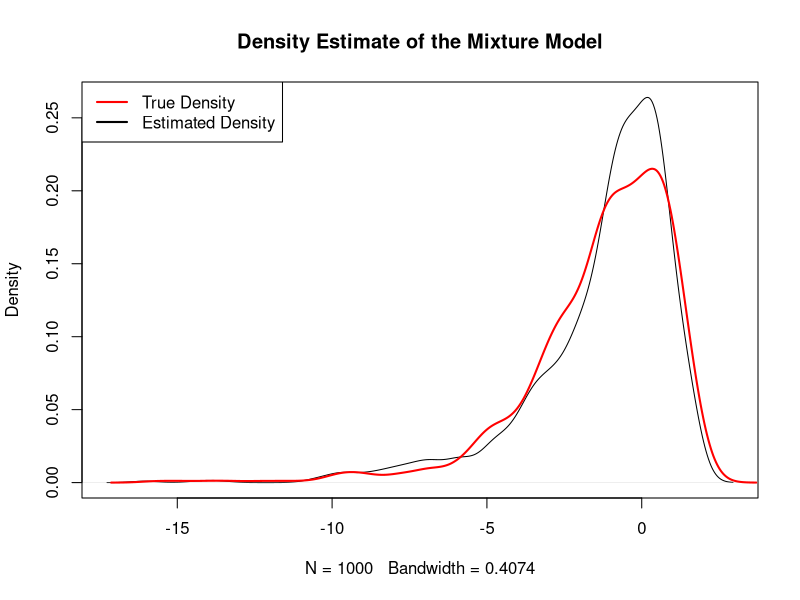

Reproduce this figure in R.
#Sample Mixture of 7 normal distributions as Kim et al. 1998

q = c(	0.04395,	0.24566,	0.34001,	0.25750,	0.10556,	0.00002,	0.00730  )
b = c(  2.77786,  1.79518,  0.61942, -1.08819, -3.97281, -8.56686, -10.12999 ) -1.2704
w = c(	0.16735,	0.34023,	0.64009,	1.26261,	2.61369,	5.17950,	5.79596  )

c_q = cumsum(q)

#The number of samples from the mixture distribution
N = 1000            

#Sample N random uniforms U
U =runif(N)

#Variable to store the samples from the mixture distribution                                             
rand.samples = rep(NA,N)
S = c()
#Sampling from the mixture
for(i in 1:N){
  if(U[i] <= c_q[1] ){
    rand.samples[i] = rnorm(1,b[1],w[1])
    S[i] = 1
  }else if(U[i] > c_q[1] & U[i]<= c_q[2]){
    rand.samples[i] = rnorm(1,b[2],w[2])
    S[i] = 2
  }else if (U[i] > c_q[2] & U[i]<= c_q[3]){
    rand.samples[i] = rnorm(1,b[3],w[3])
    S[i] = 3
  }else if(U[i] > c_q[3] & U[i]<= c_q[4]){
    rand.samples[i] = rnorm(1,b[4],w[4])
    S[i] = 4
  }else if(U[i] > c_q[4] & U[i]<= c_q[5]){
    rand.samples[i] = rnorm(1,b[5],w[5])
    S[i] = 5
  }else if(U[i] > c_q[5] & U[i]<= c_q[6]){
    rand.samples[i] = rnorm(1,b[6],w[6])
    S[i] = 6
  }else{(U[i] > c_q[6] & U[i]<= c_q[7])
    rand.samples[i] = rnorm(1,b[7],w[7])
    S[i] = 7
  }
}

x = log(rchisq(N,df = 1))
#Density plot of the random samples
plot(density(rand.samples),main="Density Estimate of the Mixture Model")
lines(density(x),col="red",lwd=2)
legend("topleft",c("True Density","Estimated Density"),col=c("red","black"),lwd=2)

